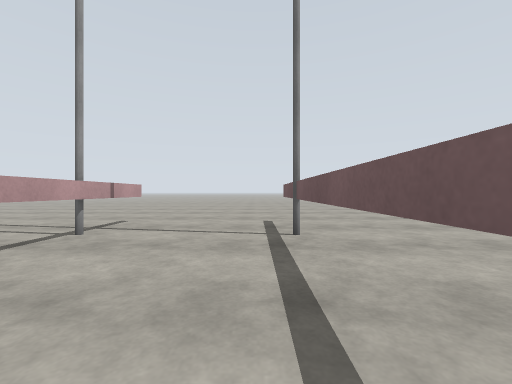
View 1 (above)

24 first-person views from a walk through a world built for the Gazebo simulator. The camera is 1.2 m above the floor, looks level and sees 90° across. The floor is counted in squares, 2 m on a side. Each view is taken from the middle of a square. On the plan, view 1 faces up. The plan holds only what a view shows up to about 9 squares ahead; the rest is blank. The place goes on beyond the plan.

View 2
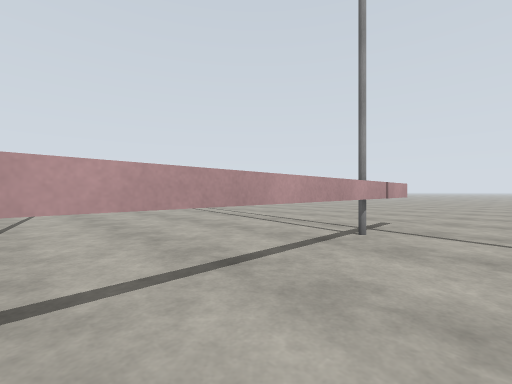

View 3
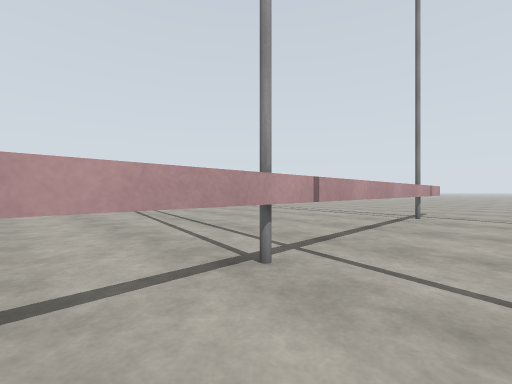

View 4
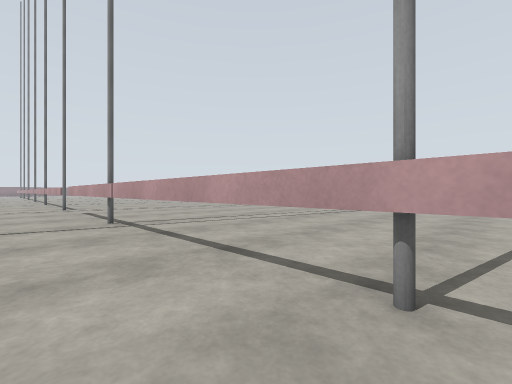

View 5
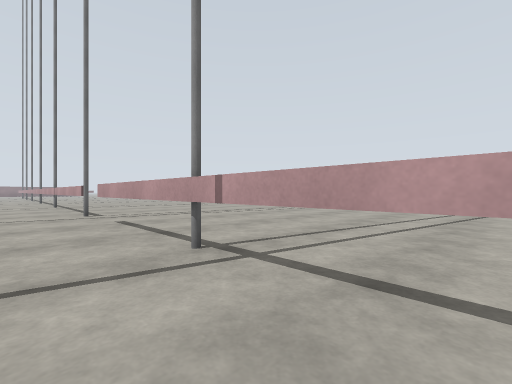

View 6
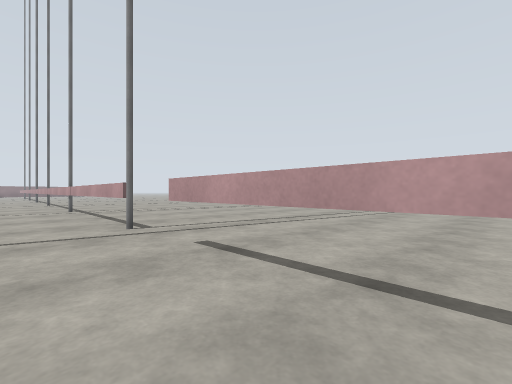

View 7
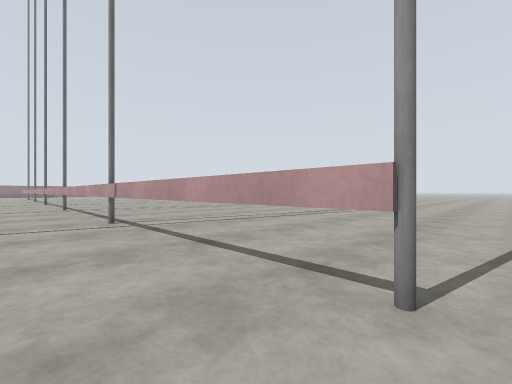

View 8
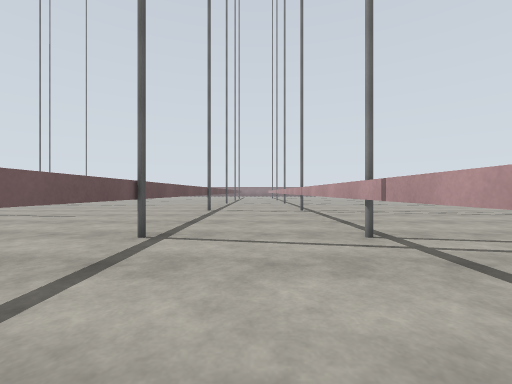

View 9
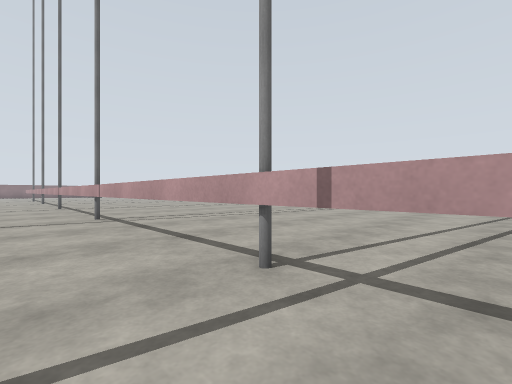

View 10
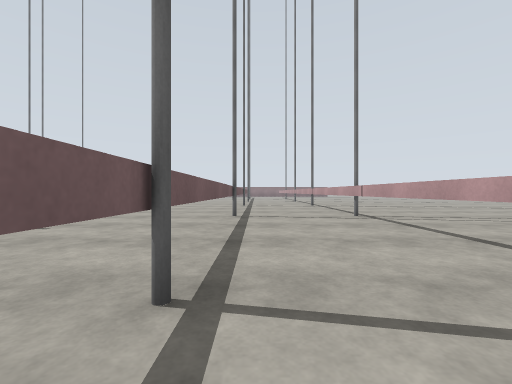

View 11
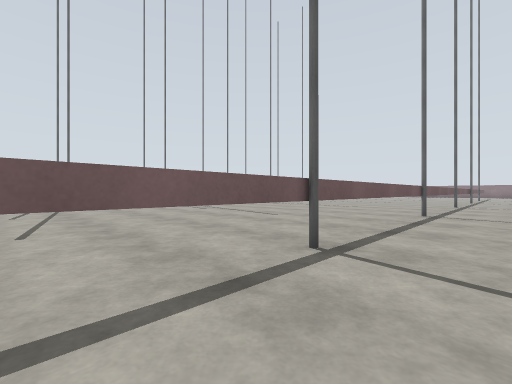

View 12
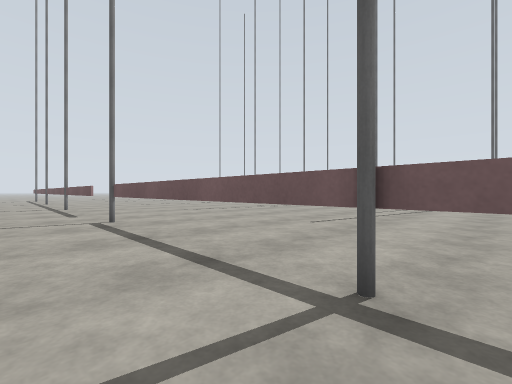

View 13
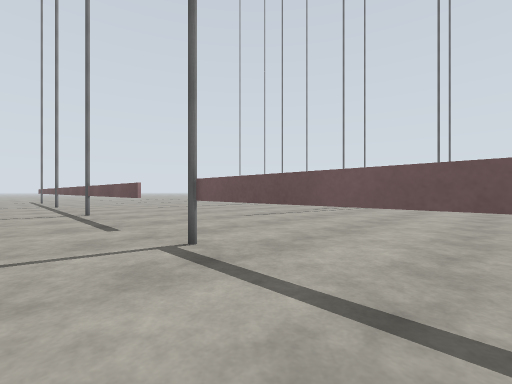

View 14
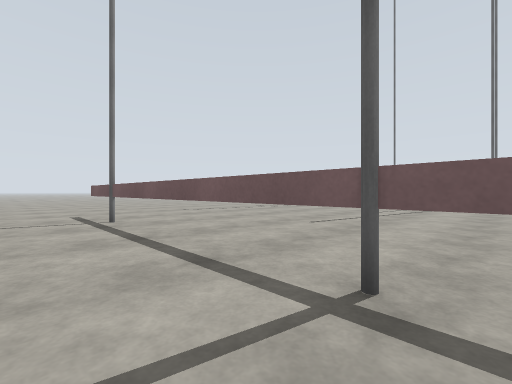

View 15
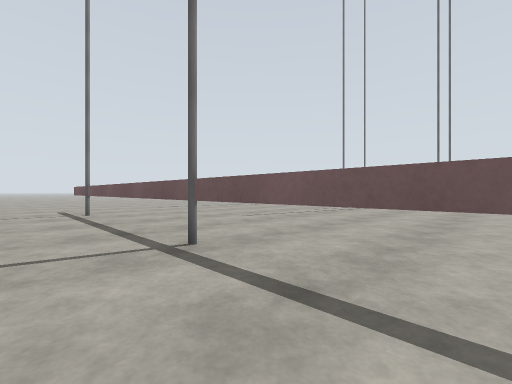

View 16
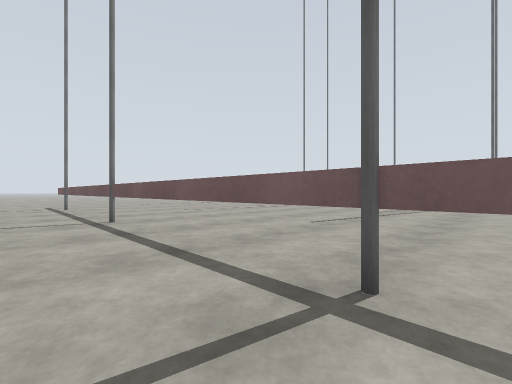

View 17
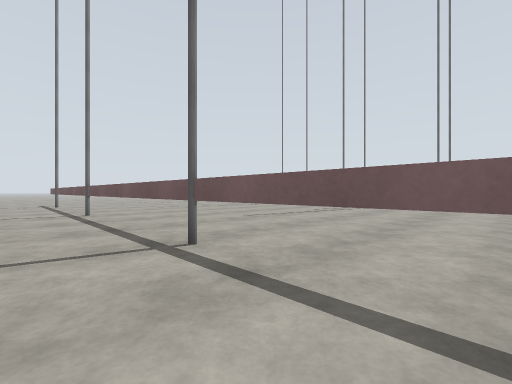

View 18
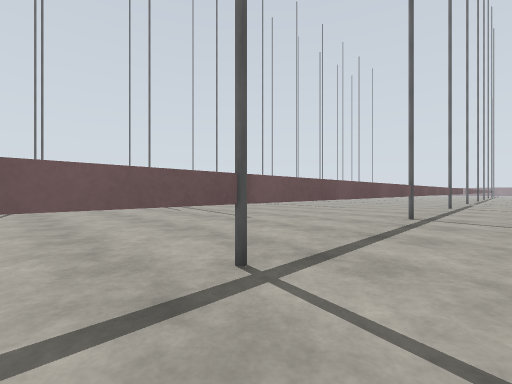

View 19
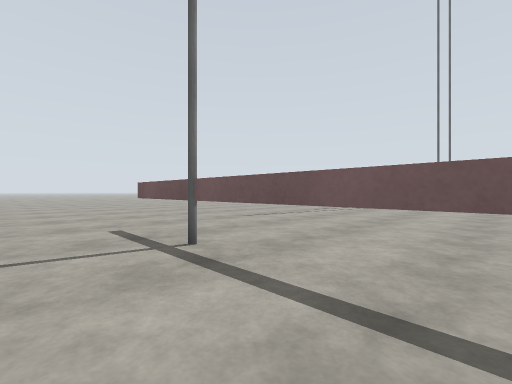

View 20
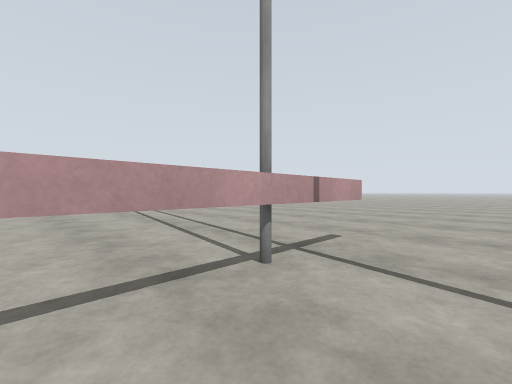

View 21
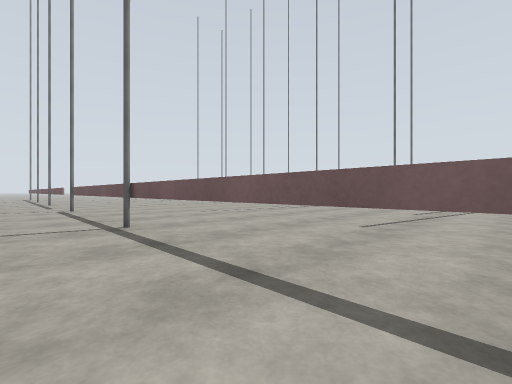

View 22
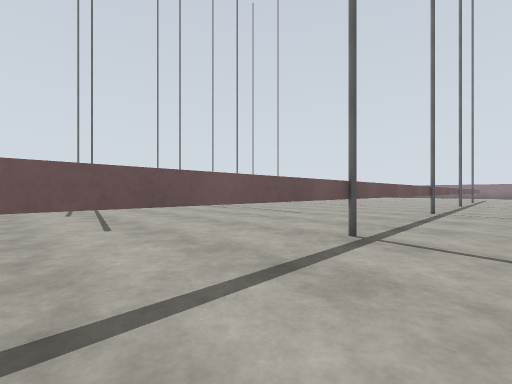

View 23
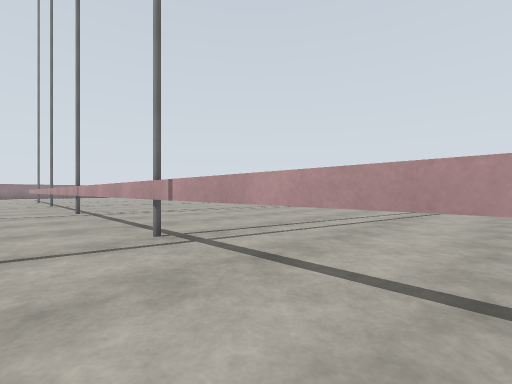

View 24
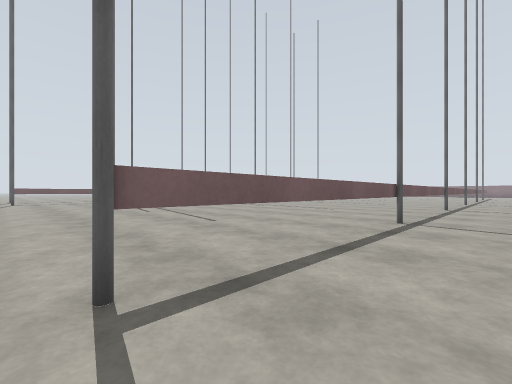

### Floor plan
Key: @ floor where view 1 was taken; # wall or solid block; . floor; P grey pole; T thing the floor can be seen under or through.
Columns run from 11 left of view 1 to 11 right of it. Each row starts with its distance up from view 1.
  6   .................
  5   .......#..#.......
  4   .......P..P.......
  3   .......T..#.......
  2   .......T..#.......
  1   .......T..#.......
  0   .......T.@#.......
 -1   .......P..P.......
 -2   .......T..#.......
 -3   .......T..#.......
 -4   .......T..#.......
 -5   .......T..#.......
 -6   .......P..P.......
 -7   .......T..#.......
 -8   .......T..#.......
 -9   .......T..#.......
-10   ..................
-11 .........P..P..........
-12 .........T..#..........
-13 .........T..#.........
-14   .......T..#.......
-15   .......T..#........
-16   ......PT..P........
-17   .......T..#.......
-18   .......T..#.......
-19   .......T..#........
-20   .......T..#........
-21   ......PT..P.......

Positions as (right, up) in squares from view 1, and headings:
1: (0, 0), facing up
2: (-1, 0), facing up-left
3: (-1, -3), facing up-left
4: (-1, -1), facing down-left
5: (-1, -4), facing down-left
6: (-1, -7), facing down-left
7: (-1, -11), facing down-left
8: (-1, -13), facing down
9: (-1, -15), facing down-left
10: (0, -15), facing down
11: (-1, -14), facing down-right
12: (-1, -17), facing up-right
13: (-1, -14), facing up-right
14: (-1, -2), facing up-right
15: (-1, -4), facing up-right
16: (-1, -7), facing up-right
17: (-1, -9), facing up-right
18: (-1, 5), facing down-right
19: (-1, 1), facing up-right
20: (-1, 2), facing up-left
21: (-1, -21), facing up-right
22: (-1, -18), facing down-right
23: (-1, -18), facing down-left
24: (-1, -11), facing down-right
